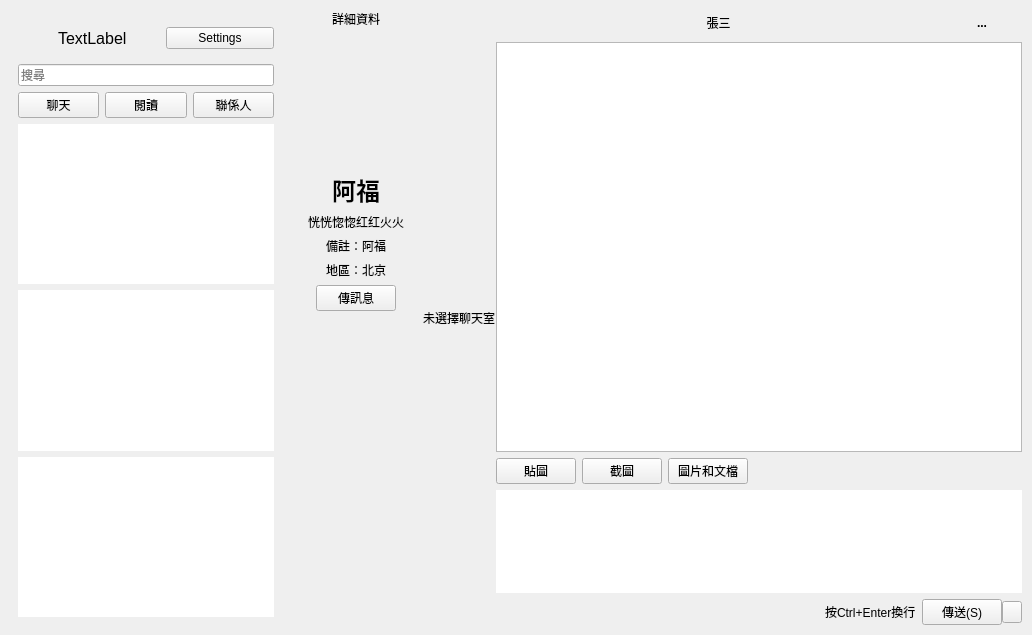
<?xml version="1.0" encoding="UTF-8"?>
<ui version="4.0">
 <class>WeChat</class>
 <widget class="QMainWindow" name="WeChat">
  <property name="geometry">
   <rect>
    <x>0</x>
    <y>0</y>
    <width>1032</width>
    <height>635</height>
   </rect>
  </property>
  <property name="windowTitle">
   <string>WeChat網頁版</string>
  </property>
  <widget class="QWidget" name="centralwidget">
   <property name="sizePolicy">
    <sizepolicy hsizetype="Preferred" vsizetype="Preferred">
     <horstretch>0</horstretch>
     <verstretch>0</verstretch>
    </sizepolicy>
   </property>
   <layout class="QHBoxLayout" name="horizontalLayout_10" stretch="2,8">
    <item>
     <widget class="QWidget" name="widget" native="true">
      <property name="sizePolicy">
       <sizepolicy hsizetype="Fixed" vsizetype="Preferred">
        <horstretch>0</horstretch>
        <verstretch>0</verstretch>
       </sizepolicy>
      </property>
      <layout class="QVBoxLayout" name="verticalLayout">
       <item>
        <layout class="QHBoxLayout" name="horizontalLayout_6">
         <property name="spacing">
          <number>0</number>
         </property>
         <item>
          <widget class="QLabel" name="headImageLabel">
           <property name="minimumSize">
            <size>
             <width>40</width>
             <height>40</height>
            </size>
           </property>
           <property name="maximumSize">
            <size>
             <width>40</width>
             <height>40</height>
            </size>
           </property>
           <property name="text">
            <string/>
           </property>
          </widget>
         </item>
         <item>
          <widget class="QLabel" name="userNameLabel">
           <property name="font">
            <font>
             <pointsize>12</pointsize>
            </font>
           </property>
           <property name="text">
            <string>TextLabel</string>
           </property>
          </widget>
         </item>
         <item>
          <widget class="QPushButton" name="settingButton">
           <property name="text">
            <string>Settings</string>
           </property>
          </widget>
         </item>
        </layout>
       </item>
       <item>
        <widget class="QLineEdit" name="lineEdit">
         <property name="placeholderText">
          <string>搜尋</string>
         </property>
        </widget>
       </item>
       <item>
        <layout class="QHBoxLayout" name="horizontalLayout_7">
         <item>
          <widget class="QPushButton" name="chatButton">
           <property name="text">
            <string>聊天</string>
           </property>
          </widget>
         </item>
         <item>
          <widget class="QPushButton" name="publicButton">
           <property name="text">
            <string>閱讀</string>
           </property>
          </widget>
         </item>
         <item>
          <widget class="QPushButton" name="friendButton">
           <property name="text">
            <string>聯係人</string>
           </property>
          </widget>
         </item>
        </layout>
       </item>
       <item>
        <widget class="QTableView" name="chatsWidget">
         <property name="frameShape">
          <enum>QFrame::NoFrame</enum>
         </property>
         <property name="editTriggers">
          <set>QAbstractItemView::NoEditTriggers</set>
         </property>
         <property name="selectionMode">
          <enum>QAbstractItemView::SingleSelection</enum>
         </property>
         <property name="selectionBehavior">
          <enum>QAbstractItemView::SelectRows</enum>
         </property>
         <property name="showGrid">
          <bool>false</bool>
         </property>
         <attribute name="horizontalHeaderVisible">
          <bool>false</bool>
         </attribute>
         <attribute name="horizontalHeaderStretchLastSection">
          <bool>true</bool>
         </attribute>
         <attribute name="verticalHeaderVisible">
          <bool>false</bool>
         </attribute>
         <attribute name="verticalHeaderDefaultSectionSize">
          <number>70</number>
         </attribute>
         <attribute name="verticalHeaderStretchLastSection">
          <bool>false</bool>
         </attribute>
        </widget>
       </item>
       <item>
        <widget class="QTableView" name="publicWidget">
         <property name="frameShape">
          <enum>QFrame::NoFrame</enum>
         </property>
         <property name="editTriggers">
          <set>QAbstractItemView::NoEditTriggers</set>
         </property>
         <property name="selectionBehavior">
          <enum>QAbstractItemView::SelectRows</enum>
         </property>
         <property name="showGrid">
          <bool>false</bool>
         </property>
         <attribute name="horizontalHeaderVisible">
          <bool>false</bool>
         </attribute>
         <attribute name="verticalHeaderVisible">
          <bool>true</bool>
         </attribute>
         <attribute name="verticalHeaderDefaultSectionSize">
          <number>60</number>
         </attribute>
        </widget>
       </item>
       <item>
        <widget class="QTableView" name="friendsWidget">
         <property name="frameShape">
          <enum>QFrame::NoFrame</enum>
         </property>
         <property name="frameShadow">
          <enum>QFrame::Sunken</enum>
         </property>
         <property name="editTriggers">
          <set>QAbstractItemView::NoEditTriggers</set>
         </property>
         <property name="selectionMode">
          <enum>QAbstractItemView::SingleSelection</enum>
         </property>
         <property name="selectionBehavior">
          <enum>QAbstractItemView::SelectRows</enum>
         </property>
         <property name="showGrid">
          <bool>false</bool>
         </property>
         <attribute name="horizontalHeaderVisible">
          <bool>false</bool>
         </attribute>
         <attribute name="horizontalHeaderStretchLastSection">
          <bool>true</bool>
         </attribute>
         <attribute name="verticalHeaderVisible">
          <bool>true</bool>
         </attribute>
         <attribute name="verticalHeaderDefaultSectionSize">
          <number>60</number>
         </attribute>
        </widget>
       </item>
      </layout>
     </widget>
    </item>
    <item>
     <widget class="QWidget" name="nullWidget" native="true">
      <layout class="QHBoxLayout" name="horizontalLayout">
       <property name="spacing">
        <number>0</number>
       </property>
       <property name="margin">
        <number>0</number>
       </property>
       <item>
        <widget class="QWidget" name="profileWidget" native="true">
         <property name="enabled">
          <bool>true</bool>
         </property>
         <layout class="QVBoxLayout" name="verticalLayout_2">
          <property name="margin">
           <number>1</number>
          </property>
          <item>
           <widget class="QLabel" name="detail_label">
            <property name="font">
             <font>
              <weight>50</weight>
              <bold>false</bold>
             </font>
            </property>
            <property name="text">
             <string>詳細資料</string>
            </property>
            <property name="alignment">
             <set>Qt::AlignCenter</set>
            </property>
            <property name="margin">
             <number>5</number>
            </property>
           </widget>
          </item>
          <item alignment="Qt::AlignHCenter">
           <widget class="QLabel" name="avater_label">
            <property name="minimumSize">
             <size>
              <width>132</width>
              <height>132</height>
             </size>
            </property>
            <property name="maximumSize">
             <size>
              <width>132</width>
              <height>132</height>
             </size>
            </property>
            <property name="text">
             <string/>
            </property>
            <property name="alignment">
             <set>Qt::AlignCenter</set>
            </property>
           </widget>
          </item>
          <item>
           <widget class="QLabel" name="nickname_label">
            <property name="font">
             <font>
              <pointsize>18</pointsize>
              <weight>75</weight>
              <bold>true</bold>
             </font>
            </property>
            <property name="layoutDirection">
             <enum>Qt::LeftToRight</enum>
            </property>
            <property name="text">
             <string>阿福</string>
            </property>
            <property name="alignment">
             <set>Qt::AlignCenter</set>
            </property>
            <property name="margin">
             <number>5</number>
            </property>
           </widget>
          </item>
          <item>
           <widget class="QLabel" name="signature_label">
            <property name="text">
             <string>恍恍惚惚红红火火</string>
            </property>
            <property name="alignment">
             <set>Qt::AlignCenter</set>
            </property>
            <property name="wordWrap">
             <bool>true</bool>
            </property>
            <property name="margin">
             <number>5</number>
            </property>
           </widget>
          </item>
          <item>
           <widget class="QLabel" name="remark_label">
            <property name="text">
             <string>備註：阿福</string>
            </property>
            <property name="alignment">
             <set>Qt::AlignCenter</set>
            </property>
            <property name="margin">
             <number>5</number>
            </property>
           </widget>
          </item>
          <item>
           <widget class="QLabel" name="province_label">
            <property name="text">
             <string>地區：北京</string>
            </property>
            <property name="alignment">
             <set>Qt::AlignCenter</set>
            </property>
            <property name="margin">
             <number>5</number>
            </property>
           </widget>
          </item>
          <item alignment="Qt::AlignHCenter">
           <widget class="QPushButton" name="pushButton">
            <property name="sizePolicy">
             <sizepolicy hsizetype="Fixed" vsizetype="Fixed">
              <horstretch>0</horstretch>
              <verstretch>0</verstretch>
             </sizepolicy>
            </property>
            <property name="layoutDirection">
             <enum>Qt::LeftToRight</enum>
            </property>
            <property name="text">
             <string>傳訊息</string>
            </property>
           </widget>
          </item>
          <item>
           <spacer name="verticalSpacer">
            <property name="orientation">
             <enum>Qt::Vertical</enum>
            </property>
            <property name="sizeHint" stdset="0">
             <size>
              <width>20</width>
              <height>40</height>
             </size>
            </property>
           </spacer>
          </item>
         </layout>
        </widget>
       </item>
       <item>
        <widget class="QLabel" name="label">
         <property name="text">
          <string>未選擇聊天室</string>
         </property>
         <property name="textFormat">
          <enum>Qt::AutoText</enum>
         </property>
         <property name="alignment">
          <set>Qt::AlignCenter</set>
         </property>
        </widget>
       </item>
       <item>
        <widget class="QWidget" name="chatAreaWidget" native="true">
         <layout class="QVBoxLayout" name="verticalLayout_3" stretch="0,8,0,2,0">
          <property name="margin">
           <number>1</number>
          </property>
          <item>
           <widget class="QWidget" name="widget_4" native="true">
            <layout class="QHBoxLayout" name="horizontalLayout_4" stretch="9,1">
             <property name="spacing">
              <number>1</number>
             </property>
             <property name="margin">
              <number>0</number>
             </property>
             <item>
              <widget class="QPushButton" name="currentChatUser">
               <property name="focusPolicy">
                <enum>Qt::NoFocus</enum>
               </property>
               <property name="styleSheet">
                <string notr="true">background: transparent;</string>
               </property>
               <property name="text">
                <string>張三</string>
               </property>
               <property name="flat">
                <bool>true</bool>
               </property>
              </widget>
             </item>
             <item>
              <widget class="QPushButton" name="showMemberButton">
               <property name="font">
                <font>
                 <pointsize>9</pointsize>
                 <weight>75</weight>
                 <bold>true</bold>
                </font>
               </property>
               <property name="focusPolicy">
                <enum>Qt::NoFocus</enum>
               </property>
               <property name="layoutDirection">
                <enum>Qt::RightToLeft</enum>
               </property>
               <property name="styleSheet">
                <string notr="true">background: transparent;</string>
               </property>
               <property name="text">
                <string>...</string>
               </property>
               <property name="iconSize">
                <size>
                 <width>24</width>
                 <height>24</height>
                </size>
               </property>
               <property name="flat">
                <bool>true</bool>
               </property>
              </widget>
             </item>
            </layout>
           </widget>
          </item>
          <item>
           <widget class="QTextEdit" name="messages"/>
          </item>
          <item>
           <layout class="QHBoxLayout" name="horizontalLayout_8">
            <item>
             <widget class="QPushButton" name="emotionButton">
              <property name="toolTip">
               <string>貼圖</string>
              </property>
              <property name="text">
               <string>貼圖</string>
              </property>
             </widget>
            </item>
            <item>
             <widget class="QPushButton" name="screenButton">
              <property name="toolTip">
               <string>螢幕截圖</string>
              </property>
              <property name="text">
               <string>截圖</string>
              </property>
             </widget>
            </item>
            <item>
             <widget class="QPushButton" name="selectImageFileButton">
              <property name="toolTip">
               <string>圖片和檔案</string>
              </property>
              <property name="text">
               <string>圖片和文檔</string>
              </property>
             </widget>
            </item>
            <item>
             <spacer name="horizontalSpacer_2">
              <property name="orientation">
               <enum>Qt::Horizontal</enum>
              </property>
              <property name="sizeHint" stdset="0">
               <size>
                <width>40</width>
                <height>20</height>
               </size>
              </property>
             </spacer>
            </item>
           </layout>
          </item>
          <item>
           <widget class="QTextEdit" name="draft">
            <property name="frameShape">
             <enum>QFrame::NoFrame</enum>
            </property>
           </widget>
          </item>
          <item>
           <layout class="QHBoxLayout" name="horizontalLayout_9">
            <item>
             <widget class="QWidget" name="widget_3" native="true">
              <layout class="QHBoxLayout" name="horizontalLayout_2">
               <property name="margin">
                <number>0</number>
               </property>
               <item>
                <spacer name="horizontalSpacer">
                 <property name="orientation">
                  <enum>Qt::Horizontal</enum>
                 </property>
                 <property name="sizeHint" stdset="0">
                  <size>
                   <width>40</width>
                   <height>20</height>
                  </size>
                 </property>
                </spacer>
               </item>
               <item>
                <widget class="QLabel" name="tipsLabel">
                 <property name="text">
                  <string>按Ctrl+Enter換行</string>
                 </property>
                </widget>
               </item>
               <item>
                <widget class="QWidget" name="widget_2" native="true">
                 <layout class="QHBoxLayout" name="horizontalLayout_3" stretch="0,0">
                  <property name="spacing">
                   <number>0</number>
                  </property>
                  <property name="sizeConstraint">
                   <enum>QLayout::SetDefaultConstraint</enum>
                  </property>
                  <property name="margin">
                   <number>0</number>
                  </property>
                  <item>
                   <widget class="QPushButton" name="sendButton">
                    <property name="text">
                     <string>傳送(S)</string>
                    </property>
                   </widget>
                  </item>
                  <item>
                   <widget class="QPushButton" name="sendSetButton">
                    <property name="maximumSize">
                     <size>
                      <width>20</width>
                      <height>16777215</height>
                     </size>
                    </property>
                    <property name="text">
                     <string/>
                    </property>
                   </widget>
                  </item>
                 </layout>
                </widget>
               </item>
              </layout>
             </widget>
            </item>
           </layout>
          </item>
         </layout>
        </widget>
       </item>
      </layout>
     </widget>
    </item>
   </layout>
  </widget>
 </widget>
 <resources/>
 <connections/>
</ui>
